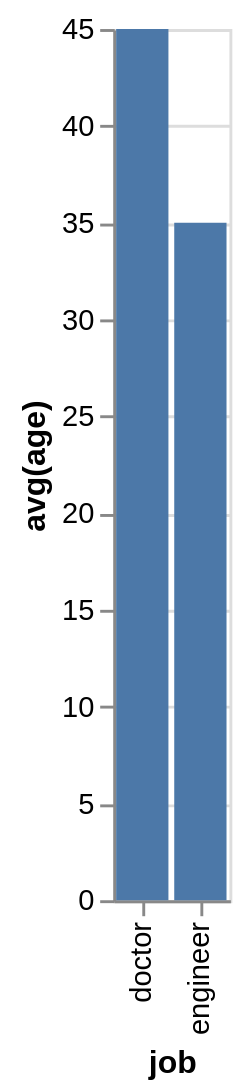

Source (Vega-Lite JSON):
### Vega-Lite specification from a JSON file in a GitHub repository (floating-point values rounded to 4 significant figures)
{"data": {"values": [{"x_data": "doctor", "y_data": 45}, {"x_data": "engineer", "y_data": 35}]}, "mark": "bar", "encoding": {"x": {"field": "x_data", "type": "nominal", "title": "job", "sort": "ascending"}, "y": {"field": "y_data", "type": "quantitative", "title": "avg(age)"}}}
